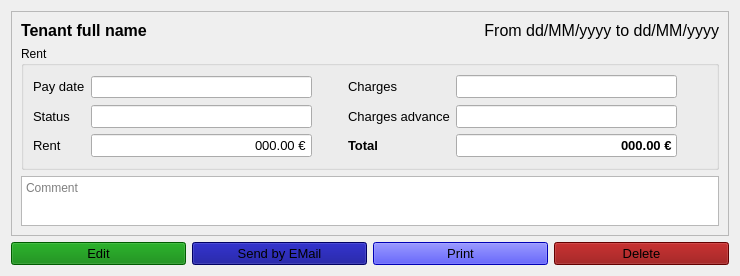
<?xml version="1.0" encoding="UTF-8"?>
<ui version="4.0">
 <class>W_Receipt</class>
 <widget class="QWidget" name="W_Receipt">
  <property name="geometry">
   <rect>
    <x>0</x>
    <y>0</y>
    <width>736</width>
    <height>271</height>
   </rect>
  </property>
  <property name="sizePolicy">
   <sizepolicy hsizetype="Preferred" vsizetype="Preferred">
    <horstretch>0</horstretch>
    <verstretch>0</verstretch>
   </sizepolicy>
  </property>
  <property name="windowTitle">
   <string>Form</string>
  </property>
  <property name="autoFillBackground">
   <bool>true</bool>
  </property>
  <property name="styleSheet">
   <string notr="true"/>
  </property>
  <layout class="QGridLayout" name="gridLayout_2">
   <item row="0" column="0" colspan="4">
    <widget class="QFrame" name="frame">
     <property name="frameShape">
      <enum>QFrame::Shape::StyledPanel</enum>
     </property>
     <property name="frameShadow">
      <enum>QFrame::Shadow::Raised</enum>
     </property>
     <layout class="QGridLayout" name="gridLayout">
      <item row="1" column="0">
       <widget class="QLabel" name="l_tenant">
        <property name="sizePolicy">
         <sizepolicy hsizetype="Preferred" vsizetype="Maximum">
          <horstretch>0</horstretch>
          <verstretch>0</verstretch>
         </sizepolicy>
        </property>
        <property name="font">
         <font>
          <pointsize>12</pointsize>
          <bold>true</bold>
         </font>
        </property>
        <property name="text">
         <string>Tenant full name</string>
        </property>
       </widget>
      </item>
      <item row="1" column="1">
       <widget class="QLabel" name="l_period">
        <property name="sizePolicy">
         <sizepolicy hsizetype="Preferred" vsizetype="Maximum">
          <horstretch>0</horstretch>
          <verstretch>0</verstretch>
         </sizepolicy>
        </property>
        <property name="font">
         <font>
          <pointsize>12</pointsize>
         </font>
        </property>
        <property name="text">
         <string>From dd/MM/yyyy to dd/MM/yyyy</string>
        </property>
        <property name="alignment">
         <set>Qt::AlignmentFlag::AlignRight|Qt::AlignmentFlag::AlignTrailing|Qt::AlignmentFlag::AlignVCenter</set>
        </property>
       </widget>
      </item>
      <item row="2" column="0" rowspan="2" colspan="2">
       <widget class="QGroupBox" name="groupBox_2">
        <property name="title">
         <string>Rent</string>
        </property>
        <layout class="QGridLayout" name="gridLayout_4">
         <item row="1" column="0">
          <widget class="QLabel" name="label_8">
           <property name="sizePolicy">
            <sizepolicy hsizetype="Maximum" vsizetype="Maximum">
             <horstretch>0</horstretch>
             <verstretch>0</verstretch>
            </sizepolicy>
           </property>
           <property name="font">
            <font>
             <pointsize>10</pointsize>
            </font>
           </property>
           <property name="text">
            <string>Status</string>
           </property>
          </widget>
         </item>
         <item row="2" column="0">
          <widget class="QLabel" name="label_7">
           <property name="sizePolicy">
            <sizepolicy hsizetype="Maximum" vsizetype="Maximum">
             <horstretch>0</horstretch>
             <verstretch>0</verstretch>
            </sizepolicy>
           </property>
           <property name="font">
            <font>
             <pointsize>10</pointsize>
            </font>
           </property>
           <property name="text">
            <string>Rent</string>
           </property>
          </widget>
         </item>
         <item row="2" column="1">
          <widget class="QLineEdit" name="le_rent">
           <property name="sizePolicy">
            <sizepolicy hsizetype="Preferred" vsizetype="Maximum">
             <horstretch>0</horstretch>
             <verstretch>0</verstretch>
            </sizepolicy>
           </property>
           <property name="font">
            <font>
             <pointsize>10</pointsize>
            </font>
           </property>
           <property name="styleSheet">
            <string notr="true"/>
           </property>
           <property name="text">
            <string>000.00 €</string>
           </property>
           <property name="alignment">
            <set>Qt::AlignmentFlag::AlignRight|Qt::AlignmentFlag::AlignTrailing|Qt::AlignmentFlag::AlignVCenter</set>
           </property>
           <property name="readOnly">
            <bool>true</bool>
           </property>
          </widget>
         </item>
         <item row="0" column="0">
          <widget class="QLabel" name="label_5">
           <property name="sizePolicy">
            <sizepolicy hsizetype="Maximum" vsizetype="Maximum">
             <horstretch>0</horstretch>
             <verstretch>0</verstretch>
            </sizepolicy>
           </property>
           <property name="font">
            <font>
             <pointsize>10</pointsize>
            </font>
           </property>
           <property name="text">
            <string>Pay date</string>
           </property>
          </widget>
         </item>
         <item row="1" column="1">
          <widget class="QLineEdit" name="le_status">
           <property name="font">
            <font>
             <pointsize>10</pointsize>
            </font>
           </property>
           <property name="readOnly">
            <bool>true</bool>
           </property>
          </widget>
         </item>
         <item row="0" column="1">
          <widget class="QLineEdit" name="le_paydate">
           <property name="readOnly">
            <bool>true</bool>
           </property>
          </widget>
         </item>
         <item row="2" column="2">
          <widget class="QLabel" name="label_30">
           <property name="sizePolicy">
            <sizepolicy hsizetype="Maximum" vsizetype="Maximum">
             <horstretch>0</horstretch>
             <verstretch>0</verstretch>
            </sizepolicy>
           </property>
           <property name="minimumSize">
            <size>
             <width>24</width>
             <height>24</height>
            </size>
           </property>
           <property name="maximumSize">
            <size>
             <width>24</width>
             <height>24</height>
            </size>
           </property>
           <property name="text">
            <string/>
           </property>
           <property name="pixmap">
            <pixmap resource="../resources/icons.qrc">:/assets/accessories-calculator.svg</pixmap>
           </property>
           <property name="scaledContents">
            <bool>false</bool>
           </property>
           <property name="alignment">
            <set>Qt::AlignmentFlag::AlignCenter</set>
           </property>
           <property name="wordWrap">
            <bool>false</bool>
           </property>
          </widget>
         </item>
         <item row="0" column="3">
          <widget class="QLabel" name="label_4">
           <property name="sizePolicy">
            <sizepolicy hsizetype="Maximum" vsizetype="Maximum">
             <horstretch>0</horstretch>
             <verstretch>0</verstretch>
            </sizepolicy>
           </property>
           <property name="font">
            <font>
             <pointsize>10</pointsize>
            </font>
           </property>
           <property name="text">
            <string>Charges</string>
           </property>
          </widget>
         </item>
         <item row="0" column="4">
          <widget class="QLineEdit" name="le_charges">
           <property name="font">
            <font>
             <pointsize>10</pointsize>
            </font>
           </property>
           <property name="readOnly">
            <bool>true</bool>
           </property>
          </widget>
         </item>
         <item row="0" column="5">
          <widget class="QLabel" name="label_32">
           <property name="sizePolicy">
            <sizepolicy hsizetype="Maximum" vsizetype="Maximum">
             <horstretch>0</horstretch>
             <verstretch>0</verstretch>
            </sizepolicy>
           </property>
           <property name="minimumSize">
            <size>
             <width>24</width>
             <height>24</height>
            </size>
           </property>
           <property name="maximumSize">
            <size>
             <width>24</width>
             <height>24</height>
            </size>
           </property>
           <property name="text">
            <string/>
           </property>
           <property name="pixmap">
            <pixmap resource="../resources/icons.qrc">:/assets/accessories-calculator.svg</pixmap>
           </property>
           <property name="scaledContents">
            <bool>false</bool>
           </property>
           <property name="alignment">
            <set>Qt::AlignmentFlag::AlignCenter</set>
           </property>
           <property name="wordWrap">
            <bool>false</bool>
           </property>
          </widget>
         </item>
         <item row="1" column="4">
          <widget class="QLineEdit" name="le_charges_advance">
           <property name="font">
            <font>
             <pointsize>10</pointsize>
            </font>
           </property>
           <property name="readOnly">
            <bool>true</bool>
           </property>
          </widget>
         </item>
         <item row="1" column="3">
          <widget class="QLabel" name="label_6">
           <property name="sizePolicy">
            <sizepolicy hsizetype="Maximum" vsizetype="Maximum">
             <horstretch>0</horstretch>
             <verstretch>0</verstretch>
            </sizepolicy>
           </property>
           <property name="font">
            <font>
             <pointsize>10</pointsize>
            </font>
           </property>
           <property name="text">
            <string>Charges advance</string>
           </property>
          </widget>
         </item>
         <item row="2" column="3">
          <widget class="QLabel" name="label_9">
           <property name="sizePolicy">
            <sizepolicy hsizetype="Maximum" vsizetype="Maximum">
             <horstretch>0</horstretch>
             <verstretch>0</verstretch>
            </sizepolicy>
           </property>
           <property name="font">
            <font>
             <pointsize>10</pointsize>
             <bold>true</bold>
            </font>
           </property>
           <property name="text">
            <string>Total</string>
           </property>
          </widget>
         </item>
         <item row="2" column="4">
          <widget class="QLineEdit" name="le_tot">
           <property name="sizePolicy">
            <sizepolicy hsizetype="Preferred" vsizetype="Maximum">
             <horstretch>0</horstretch>
             <verstretch>0</verstretch>
            </sizepolicy>
           </property>
           <property name="font">
            <font>
             <pointsize>10</pointsize>
             <bold>true</bold>
            </font>
           </property>
           <property name="styleSheet">
            <string notr="true"/>
           </property>
           <property name="text">
            <string>000.00 €</string>
           </property>
           <property name="alignment">
            <set>Qt::AlignmentFlag::AlignRight|Qt::AlignmentFlag::AlignTrailing|Qt::AlignmentFlag::AlignVCenter</set>
           </property>
           <property name="readOnly">
            <bool>true</bool>
           </property>
          </widget>
         </item>
         <item row="2" column="5">
          <widget class="QLabel" name="label_31">
           <property name="sizePolicy">
            <sizepolicy hsizetype="Maximum" vsizetype="Maximum">
             <horstretch>0</horstretch>
             <verstretch>0</verstretch>
            </sizepolicy>
           </property>
           <property name="minimumSize">
            <size>
             <width>24</width>
             <height>24</height>
            </size>
           </property>
           <property name="maximumSize">
            <size>
             <width>24</width>
             <height>24</height>
            </size>
           </property>
           <property name="text">
            <string/>
           </property>
           <property name="pixmap">
            <pixmap resource="../resources/icons.qrc">:/assets/accessories-calculator.svg</pixmap>
           </property>
           <property name="scaledContents">
            <bool>false</bool>
           </property>
           <property name="alignment">
            <set>Qt::AlignmentFlag::AlignCenter</set>
           </property>
           <property name="wordWrap">
            <bool>false</bool>
           </property>
          </widget>
         </item>
        </layout>
       </widget>
      </item>
      <item row="4" column="0" colspan="2">
       <widget class="QTextEdit" name="te_comment">
        <property name="maximumSize">
         <size>
          <width>16777215</width>
          <height>50</height>
         </size>
        </property>
        <property name="readOnly">
         <bool>true</bool>
        </property>
        <property name="placeholderText">
         <string>Comment</string>
        </property>
       </widget>
      </item>
     </layout>
    </widget>
   </item>
   <item row="1" column="0">
    <widget class="QPushButton" name="b_edit">
     <property name="sizePolicy">
      <sizepolicy hsizetype="Preferred" vsizetype="Maximum">
       <horstretch>0</horstretch>
       <verstretch>0</verstretch>
      </sizepolicy>
     </property>
     <property name="minimumSize">
      <size>
       <width>175</width>
       <height>0</height>
      </size>
     </property>
     <property name="font">
      <font>
       <pointsize>10</pointsize>
      </font>
     </property>
     <property name="styleSheet">
      <string notr="true">background-color: green;</string>
     </property>
     <property name="text">
      <string>Edit</string>
     </property>
     <property name="icon">
      <iconset resource="../resources/icons.qrc">
       <normaloff>:/assets/accessories-text-editor.svg</normaloff>:/assets/accessories-text-editor.svg</iconset>
     </property>
    </widget>
   </item>
   <item row="1" column="1">
    <widget class="QPushButton" name="b_send">
     <property name="sizePolicy">
      <sizepolicy hsizetype="Preferred" vsizetype="Maximum">
       <horstretch>0</horstretch>
       <verstretch>0</verstretch>
      </sizepolicy>
     </property>
     <property name="minimumSize">
      <size>
       <width>175</width>
       <height>0</height>
      </size>
     </property>
     <property name="font">
      <font>
       <pointsize>10</pointsize>
      </font>
     </property>
     <property name="styleSheet">
      <string notr="true">background-color: darkBlue</string>
     </property>
     <property name="text">
      <string>Send by EMail</string>
     </property>
     <property name="icon">
      <iconset resource="../resources/icons.qrc">
       <normaloff>:/assets/internet-mail.svg</normaloff>:/assets/internet-mail.svg</iconset>
     </property>
    </widget>
   </item>
   <item row="1" column="2">
    <widget class="QPushButton" name="b_print">
     <property name="sizePolicy">
      <sizepolicy hsizetype="Preferred" vsizetype="Maximum">
       <horstretch>0</horstretch>
       <verstretch>0</verstretch>
      </sizepolicy>
     </property>
     <property name="minimumSize">
      <size>
       <width>175</width>
       <height>0</height>
      </size>
     </property>
     <property name="font">
      <font>
       <pointsize>10</pointsize>
      </font>
     </property>
     <property name="styleSheet">
      <string notr="true">background-color: blue</string>
     </property>
     <property name="text">
      <string>Print</string>
     </property>
     <property name="icon">
      <iconset resource="../resources/icons.qrc">
       <normaloff>:/assets/printer.svg</normaloff>:/assets/printer.svg</iconset>
     </property>
    </widget>
   </item>
   <item row="1" column="3">
    <widget class="QPushButton" name="b_delete">
     <property name="sizePolicy">
      <sizepolicy hsizetype="Preferred" vsizetype="Maximum">
       <horstretch>0</horstretch>
       <verstretch>0</verstretch>
      </sizepolicy>
     </property>
     <property name="minimumSize">
      <size>
       <width>175</width>
       <height>0</height>
      </size>
     </property>
     <property name="font">
      <font>
       <pointsize>10</pointsize>
      </font>
     </property>
     <property name="styleSheet">
      <string notr="true">background-color: darkred</string>
     </property>
     <property name="text">
      <string>Delete</string>
     </property>
     <property name="icon">
      <iconset resource="../resources/icons.qrc">
       <normaloff>:/assets/user-trash.svg</normaloff>:/assets/user-trash.svg</iconset>
     </property>
    </widget>
   </item>
  </layout>
 </widget>
 <resources>
  <include location="../resources/icons.qrc"/>
 </resources>
 <connections/>
</ui>
